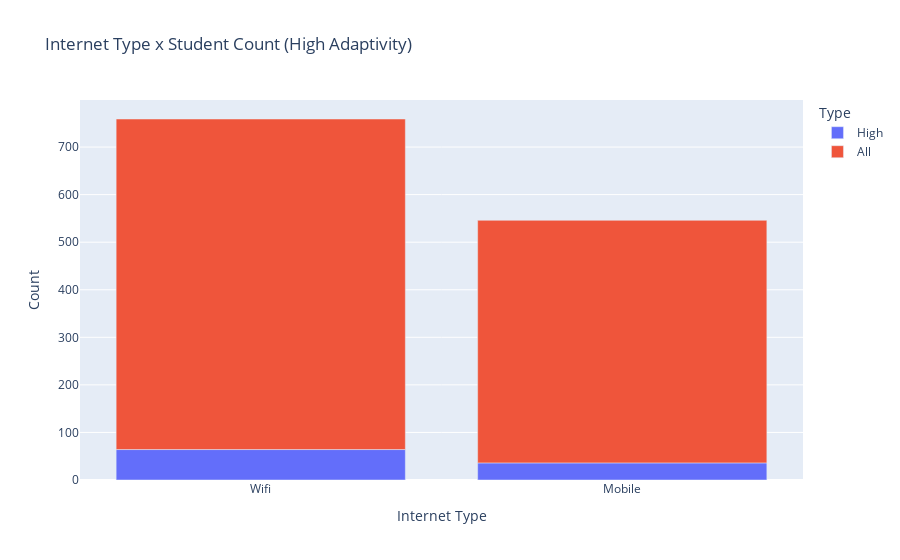

Here is the notebook cell this chart was saved with:
### Markdown cell above
# Alta Adaptatividade

### Code cell
df_internet_type_high_counted = df_students[df_students['Adaptivity Level']
                                            == 'High']['Internet Type'].value_counts()
df_internet_type_counted = df_students['Internet Type'].value_counts()

counts = pd.concat([df_internet_type_high_counted, df_internet_type_counted])

df_internet = pd.DataFrame({"Type": ["High", "High", "All", "All"], "Internet Type": [
                           'Wifi', 'Mobile', 'Wifi', 'Mobile'], "Count": counts})

fig = px.bar(df_internet, x='Internet Type', y='Count', color='Type',
             title='Internet Type x Student Count (High Adaptivity)',
             labels=['Internet Type', 'Student Count'])

fig.show()

### Figure 1 — Plotly figure (JSON) as saved in the notebook; plotly's stock layout.template omitted (floating-point values rounded to 4 significant figures)
{"data": [{"alignmentgroup": "True", "hovertemplate": "Type=High<br>Internet Type=%{x}<br>Count=%{y}<extra></extra>", "legendgroup": "High", "marker": {"color": "#636efa", "pattern": {"shape": ""}}, "name": "High", "offsetgroup": "High", "orientation": "v", "showlegend": true, "textposition": "auto", "type": "bar", "x": ["Wifi", "Mobile"], "xaxis": "x", "y": [64, 36], "yaxis": "y"}, {"alignmentgroup": "True", "hovertemplate": "Type=All<br>Internet Type=%{x}<br>Count=%{y}<extra></extra>", "legendgroup": "All", "marker": {"color": "#EF553B", "pattern": {"shape": ""}}, "name": "All", "offsetgroup": "All", "orientation": "v", "showlegend": true, "textposition": "auto", "type": "bar", "x": ["Wifi", "Mobile"], "xaxis": "x", "y": [695, 510], "yaxis": "y"}], "layout": {"barmode": "relative", "legend": {"title": {"text": "Type"}, "tracegroupgap": 0}, "title": {"text": "Internet Type x Student Count (High Adaptivity)"}, "xaxis": {"anchor": "y", "domain": [0, 1], "title": {"text": "Internet Type"}}, "yaxis": {"anchor": "x", "domain": [0, 1], "title": {"text": "Count"}}}}
